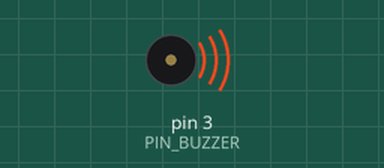
The sketch below on a simulated Arduino Uno, built with avr-gcc and run on an emulated ATmega328P. Shown: buzzer (waves = sounding).

Above: at 0.1 s.
At 0.9 s:
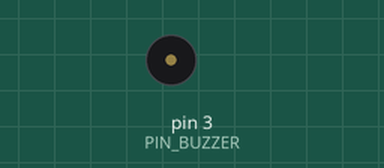
Timing chart, 0 to 2.4 s (numbered marks = the images above):
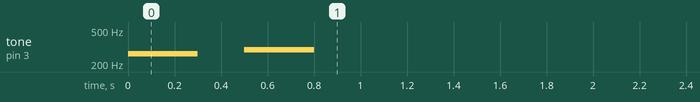

The sketch:

b01_buzzer_base.ino
```cpp
/**
 * 네오아두보드 Buzzer
 * @Auth TaeJuneJoung
 * @Date 2021.06.03
 * 부저 소리내보기
 */

int PIN_BUZZER = 3;
/**
 * tone(부저 핀번호, 음계주파수, 울릴시간);
 * : 울릴시간을 주지 않고 tone(부저 핀번호, 음계주파수); 이와 같게도 사용 가능
 * 이렇게 사용할시에 noTone(부저 핀번호);를 사용해줘야 멈출 수 있음
 */
void setup() {
  pinMode(PIN_BUZZER, OUTPUT);
  tone(PIN_BUZZER, 262, 300);
  delay(500);
  tone(PIN_BUZZER, 294);
  delay(300);
  noTone(PIN_BUZZER);
}

void loop() {
  // put your main code here, to run repeatedly:

}
```
